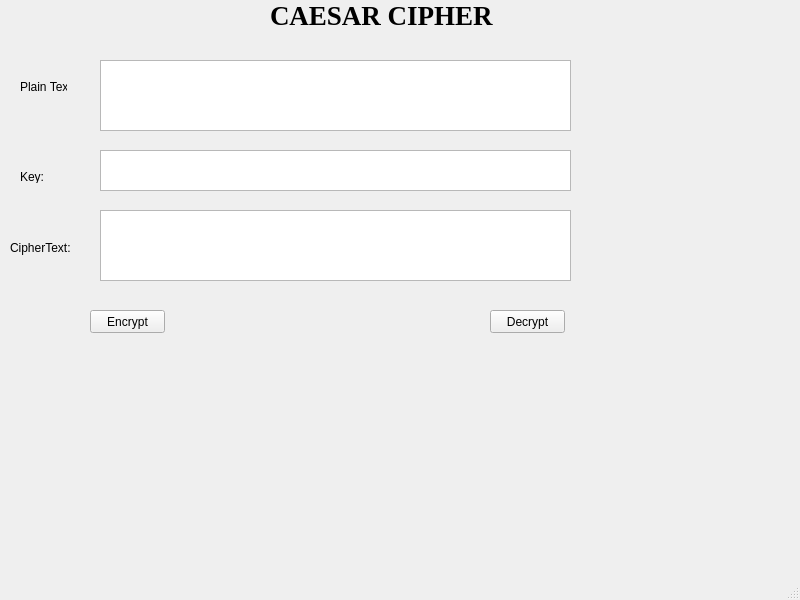
<?xml version="1.0" encoding="UTF-8"?>
<ui version="4.0">
 <class>MainWindow</class>
 <widget class="QMainWindow" name="MainWindow">
  <property name="geometry">
   <rect>
    <x>0</x>
    <y>0</y>
    <width>800</width>
    <height>600</height>
   </rect>
  </property>
  <property name="windowTitle">
   <string>MainWindow</string>
  </property>
  <widget class="QWidget" name="centralwidget">
   <widget class="QLabel" name="label">
    <property name="geometry">
     <rect>
      <x>270</x>
      <y>0</y>
      <width>241</width>
      <height>31</height>
     </rect>
    </property>
    <property name="font">
     <font>
      <family>Times New Roman</family>
      <pointsize>20</pointsize>
      <weight>75</weight>
      <bold>true</bold>
     </font>
    </property>
    <property name="text">
     <string>CAESAR CIPHER</string>
    </property>
   </widget>
   <widget class="QLabel" name="label_2">
    <property name="geometry">
     <rect>
      <x>20</x>
      <y>80</y>
      <width>47</width>
      <height>13</height>
     </rect>
    </property>
    <property name="text">
     <string>Plain Text:</string>
    </property>
   </widget>
   <widget class="QLabel" name="label_3">
    <property name="geometry">
     <rect>
      <x>20</x>
      <y>170</y>
      <width>47</width>
      <height>13</height>
     </rect>
    </property>
    <property name="text">
     <string>Key:</string>
    </property>
   </widget>
   <widget class="QLabel" name="label_4">
    <property name="geometry">
     <rect>
      <x>10</x>
      <y>240</y>
      <width>61</width>
      <height>16</height>
     </rect>
    </property>
    <property name="text">
     <string>CipherText:</string>
    </property>
   </widget>
   <widget class="QPushButton" name="btnEncrypt">
    <property name="geometry">
     <rect>
      <x>90</x>
      <y>310</y>
      <width>75</width>
      <height>23</height>
     </rect>
    </property>
    <property name="text">
     <string>Encrypt</string>
    </property>
   </widget>
   <widget class="QPushButton" name="btnDecrypt">
    <property name="geometry">
     <rect>
      <x>490</x>
      <y>310</y>
      <width>75</width>
      <height>23</height>
     </rect>
    </property>
    <property name="text">
     <string>Decrypt</string>
    </property>
   </widget>
   <widget class="QPlainTextEdit" name="txtPlaintext">
    <property name="geometry">
     <rect>
      <x>100</x>
      <y>60</y>
      <width>471</width>
      <height>71</height>
     </rect>
    </property>
   </widget>
   <widget class="QPlainTextEdit" name="txtKey">
    <property name="geometry">
     <rect>
      <x>100</x>
      <y>150</y>
      <width>471</width>
      <height>41</height>
     </rect>
    </property>
   </widget>
   <widget class="QPlainTextEdit" name="txtciphertext">
    <property name="geometry">
     <rect>
      <x>100</x>
      <y>210</y>
      <width>471</width>
      <height>71</height>
     </rect>
    </property>
   </widget>
  </widget>
  <widget class="QMenuBar" name="menubar">
   <property name="geometry">
    <rect>
     <x>0</x>
     <y>0</y>
     <width>800</width>
     <height>21</height>
    </rect>
   </property>
  </widget>
  <widget class="QStatusBar" name="statusbar"/>
 </widget>
 <resources/>
 <connections/>
</ui>
